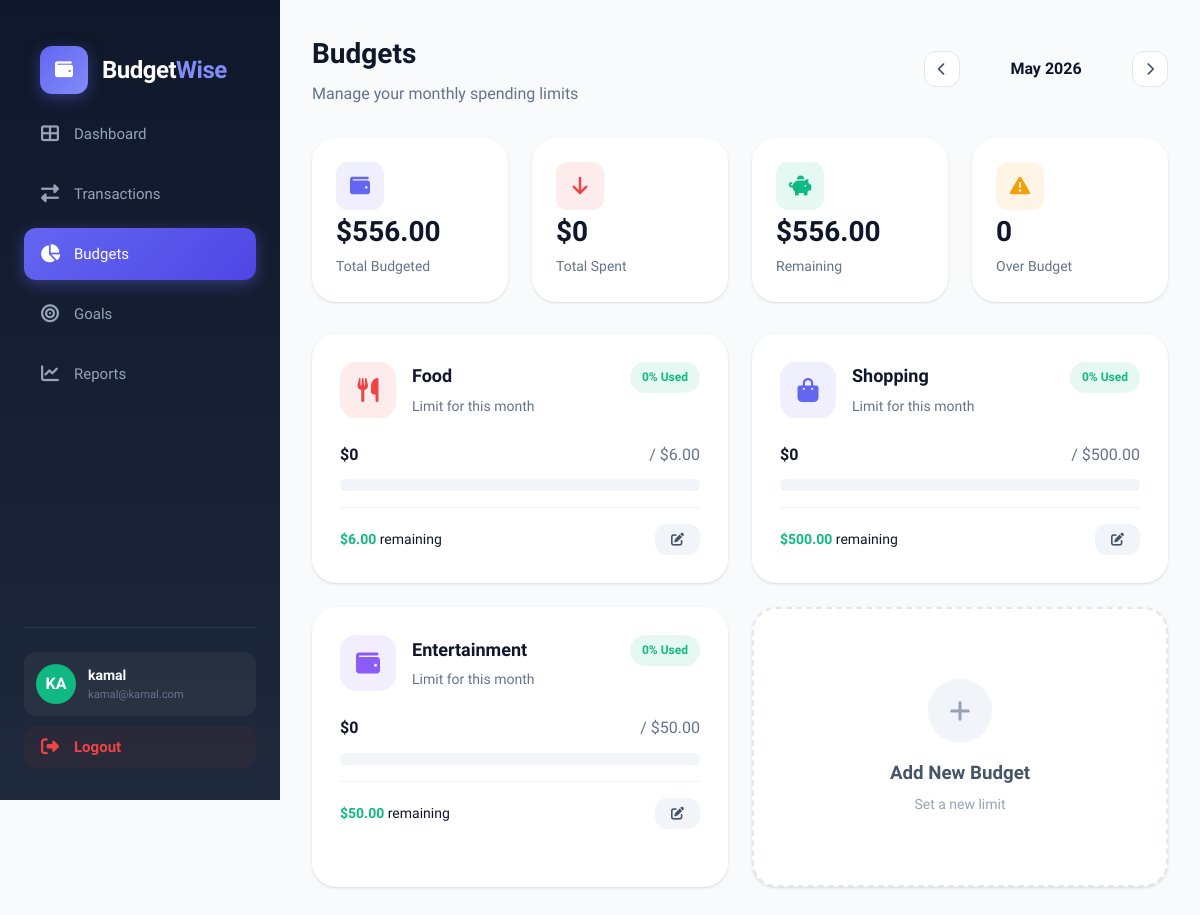
Screenshot of /budgets/ (signed in) with the database file from the repository.
### main/models.py (models this page shows, shortened)
class Budget(models.Model):
    user = models.ForeignKey(User, on_delete=models.CASCADE)
    category = models.CharField(max_length=50)
    amount_limit = models.DecimalField(max_digits=10, decimal_places=2)
    period = models.DateField()

### main/views.py (the view, shortened to what this page needs)
# urls.py: path("budgets/", views.budgets_view, name="budgets"),
@login_required(login_url="login")
def budgets_view(request):
    now = timezone.now()
    user_budgets = Budget.objects.filter(
        user=request.user, period__month=now.month, period__year=now.year
    )
    budget_data = []
    for budget in user_budgets:
        actual_spent = (
            Transaction.objects.filter(
                user=request.user,
                category=budget.category,
                type="expense",
                date__month=budget.period.month,
                date__year=budget.period.year,
            ).aggregate(Sum("amount"))["amount__sum"]
            or 0
        )
        progress = (
            (actual_spent / budget.amount_limit * 100) if budget.amount_limit > 0 else 0
        )
        budget_data.append(
            {
                "budget": budget,
                "actual_spent": actual_spent,
                "remaining": budget.amount_limit - actual_spent,
                "over_by": actual_spent - budget.amount_limit,
                "progress": min(progress, 100),
                "is_exceeded": actual_spent > budget.amount_limit,
            }
        )
    context = {
        "budget_data": budget_data,
        "total_budget_limit": sum(item["budget"].amount_limit for item in budget_data),
        "total_actual_spent": sum(item["actual_spent"] for item in budget_data),
        "total_remaining": sum(
            item["remaining"] for item in budget_data if not item["is_exceeded"]
        ),
        "over_budget_count": sum(1 for item in budget_data if item["is_exceeded"]),
        "current_month": now,
    }
    return render(request, "main/budgets.html", context)

### main/templates/main/budgets.html (shortened to what this page needs)
{% extends 'main/base.html' %}  {% block content %} {% include 'components/navbar.html' %}
<main class="main-content">
  <div class="budgets-header">
    <div class="header-left">
      <h1>Budgets</h1>
      <p>Manage your monthly spending limits</p>
    </div>
    <div class="month-selector">
      <button class="month-btn"><i class="fas fa-chevron-left"></i></button>
      <span class="month-display">{{ current_month|date:"F Y" }}</span>
      <button class="month-btn"><i class="fas fa-chevron-right"></i></button>
    </div>
  </div>
  <div class="budget-summary">
    <div class="summary-card">
      <div class="summary-icon total"><i class="fas fa-wallet"></i></div>
      <div class="summary-value">${{ total_budget_limit }}</div>
      <div class="summary-label">Total Budgeted</div>
    </div>
    <div class="summary-card">
      <div class="summary-icon spent"><i class="fas fa-arrow-down"></i></div>
      <div class="summary-value">${{ total_actual_spent }}</div>
      <div class="summary-label">Total Spent</div>
    </div>
    <div class="summary-card">
      <div class="summary-icon remaining">
        <i class="fas fa-piggy-bank"></i>
      </div>
      <div class="summary-value">${{ total_remaining }}</div>
      <div class="summary-label">Remaining</div>
    </div>
    <div class="summary-card">
      <div class="summary-icon over">
        <i class="fas fa-exclamation-triangle"></i>
      </div>
      <div class="summary-value">{{ over_budget_count }}</div>
      <div class="summary-label">Over Budget</div>
    </div>
  </div>
  <div class="budget-grid">
    {% for item in budget_data %}
    <div class="budget-card">
      <div class="budget-header">
        <div class="budget-category">
          <div class="budget-icon {{ item.budget.category|lower }}">
            <i
              class="fas {% if 'Food' in item.budget.category %}fa-utensils {% elif 'Transport' in item.budget.category %}fa-bus {% elif 'Bill' in item.budget.category %}fa-bolt {% elif 'Shopping' in item.budget.category %}fa-shopping-bag {% else %}fa-wallet{% endif %}"
            ></i>
          </div>
          <div class="budget-info">
            <h3>{{ item.budget.category }}</h3>
            <p>Limit for this month</p>
          </div>
        </div>
        <span
          class="budget-status {% if item.is_exceeded %}over{% elif item.progress > 80 %}warning{% else %}on-track{% endif %}"
        >
          {{ item.progress|floatformat:0 }}% Used
        </span>
      </div>
      <div class="budget-amounts">
        <span class="spent">${{ item.actual_spent }}</span>
        <span class="total">/ ${{ item.budget.amount_limit }}</span>
      </div>
      <div class="budget-progress">
      </div>
      <div class="budget-footer">
        <div
          class="budget-remaining {% if item.is_exceeded %}negative{% else %}positive{% endif %}"
        >
          {% if item.is_exceeded %}
          <span class="amount">-${{ item.over_by }}</span> over budget {% else %} <span class="amount">${{ item.remaining }}</span> remaining {% endif %}
        </div>
        <div class="budget-actions">
          <button
            class="budget-btn edit"
            onclick="openEditModal('{{ item.budget.category }}', '{{ item.budget.amount_limit }}')"
          >
            <i class="fas fa-edit"></i>
          </button>
        </div>
      </div>
    </div>
    {% endfor %}
    <div
      class="add-budget-card"
      onclick="document.getElementById('budgetModal').style.display = 'block'"
    >
      <div class="add-icon"><i class="fas fa-plus"></i></div>
      <h3>Add New Budget</h3>
      <p>Set a new limit</p>
    </div>
  </div>
</main>
{% endblock %}

### main/templates/components/navbar.html (shortened to what this page needs)
<nav class="sidebar">
  <a href="/" class="nav-item">
    <div class="logo-icon">
      <i class="fas fa-wallet"></i>
    </div>
    <div class="logo-text">Budget<span>Wise</span></div>
  </a>
  <div class="nav-menu">
    <a
      href="{% url 'dashboard' %}"
      class="nav-item {% if request.path == '/dashboard/' %}active{% endif %}"
    >
      <i class="fas fa-th-large"></i>
      Dashboard
    </a>
    <a
      href="{% url 'transactions' %}"
      class="nav-item {% if request.path == '/transactions/' %}active{% endif %}"
    >
      <i class="fas fa-exchange-alt"></i>
      Transactions
    </a>
    <a
      href="{% url 'budgets' %}"
      class="nav-item {% if request.path == '/budgets/' %}active{% endif %}"
    >
      <i class="fas fa-chart-pie"></i>
      Budgets
    </a>
    <a
      href="{% url 'goals' %}"
      class="nav-item {% if request.path == '/goals/' %}active{% endif %}"
    >
      <i class="fas fa-bullseye"></i>
      Goals
    </a>
    <a
      href="{% url 'reports' %}"
      class="nav-item {% if request.path == '/reports/' %}active{% endif %}"
    >
      <i class="fas fa-chart-line"></i>
      Reports
    </a>
  </div>
  {% if user.is_authenticated %}
  <div class="sidebar-footer">
    <a
      href="{% url 'profile' %}"
      class="user-card"
      style="
        text-decoration: none;
        margin-bottom: 10px;
        display: flex;
        align-items: center;
      "
    >
      <div
        class="user-avatar"
        style="background: var(--secondary); color: white"
      >
        {{ user.username|slice:":2"|upper }}
      </div>
      <div class="user-info">
        <div class="user-name">{{ user.first_name|default:user.username }}</div>
        <div
          class="user-email"
          style="font-size: 0.7rem; color: var(--gray-500)"
        >
          {{ user.email }}
        </div>
      </div>
    </a>
    <form action="{% url 'logout' %}" method="post" style="width: 100%">
      <button
        type="submit"
        class="nav-item"
        style="
          width: 100%;
          border: none;
          background: rgba(239, 68, 68, 0.05);
          color: #ef4444;
          justify-content: flex-start;
          cursor: pointer;
          padding: 0.75rem 1rem;
          border-radius: var(--radius);
          font-weight: 600;
        "
      >
        <i class="fas fa-sign-out-alt"></i>
        Logout
      </button>
    </form>
  </div>
  {% endif %}
</nav>

### main/templates/main/base.html (style rules this page uses)
:root { --primary: #6366f1; --primary-dark: #4f46e5; --primary-light: #818cf8; --secondary: #10b981; --secondary-dark: #059669; --danger: #ef4444; --warning: #f59e0b; --success: #22c55e; --dark: #0f172a; --dark-secondary: #1e293b; --gray-50: #f8fafc; --gray-100: #f1f5f9; --gray-200: #e2e8f0; --gray-300: #cbd5e1; --gray-400: #94a3b8; --gray-500: #64748b; --gray-600: #475569; --white: #ffffff; --shadow-sm: 0 1px 2px 0 rgb(0 0 0 / 0.05); --shadow: 0 1px 3px 0 rgb(0 0 0 / 0.1), 0 1px 2px -1px rgb(0 0 0 / 0.1); --shadow-md: 0 4px 6px -1px rgb(0 0 0 / 0.1), 0 2px 4px -2px rgb(0 0 0 / 0.1); --shadow-lg: 0 10px 15px -3px rgb(0 0 0 / 0.1), 0 4px 6px -4px rgb(0 0 0 / 0.1); --shadow-xl: 0 20px 25px -5px rgb(0 0 0 / 0.1), 0 8px 10px -6px rgb(0 0 0 / 0.1); --radius-sm: 0.5rem; --radius: 0.75rem; --radius-lg: 1rem; --radius-xl: 1.5rem; --transition: all 0.3s cubic-bezier(0.4, 0, 0.2, 1); }
* { margin: 0; padding: 0; box-sizing: border-box; text-decoration: none; font-family: "Plus Jakarta Sans", sans-serif; }
body { background: var(--gray-50); color: var(--dark); line-height: 1.6; min-height: 100vh; }
.sidebar { position: fixed; left: 0; top: 0; width: 280px; height: 100vh; background: linear-gradient( 180deg, var(--dark) 0%, var(--dark-secondary) 100% ); padding: 2rem 1.5rem; display: flex; flex-direction: column; z-index: 1000; transition: var(--transition); }
.logo-icon { width: 48px; height: 48px; background: linear-gradient( 135deg, var(--primary) 0%, var(--primary-light) 100% ); border-radius: var(--radius); display: flex; align-items: center; justify-content: center; font-size: 1.5rem; color: white; box-shadow: 0 4px 15px rgba(99, 102, 241, 0.4); }
.logo-text { font-size: 1.5rem; font-weight: 700; color: white; letter-spacing: -0.5px; }
.logo-text span { color: var(--primary-light); }
.nav-menu { flex: 1; display: flex; flex-direction: column; gap: 0.5rem; }
.nav-item { display: flex; align-items: center; gap: 0.875rem; padding: 0.875rem 1rem; color: var(--gray-400); text-decoration: none; border-radius: var(--radius); font-weight: 500; font-size: 0.9375rem; transition: var(--transition); }
.nav-item.active { background: linear-gradient( 135deg, var(--primary) 0%, var(--primary-dark) 100% ); color: white; box-shadow: 0 4px 15px rgba(99, 102, 241, 0.4); }
.nav-item i { width: 20px; text-align: center; font-size: 1.125rem; }
.sidebar-footer { padding-top: 1.5rem; border-top: 1px solid rgba(255, 255, 255, 0.1); }
.user-card { display: flex; align-items: center; gap: 0.75rem; padding: 0.75rem; background: rgba(255, 255, 255, 0.05); border-radius: var(--radius); cursor: pointer; transition: var(--transition); }
.user-avatar { width: 40px; height: 40px; border-radius: 50%; background: linear-gradient( 135deg, var(--secondary) 0%, var(--secondary-dark) 100% ); display: flex; align-items: center; justify-content: center; color: white; font-weight: 600; font-size: 1rem; }
.user-info { flex: 1; }
.user-name { color: white; font-weight: 600; font-size: 0.875rem; }
.user-email { color: var(--gray-400); font-size: 0.75rem; }
.main-content { margin-left: 280px; min-height: 100vh; padding: 2rem; }

### rows the page displays
Budget: budget.category "Food", progress "0", actual_spent "0", budget.amount_limit "6.00", remaining "6.00"
Budget: budget.category "Shopping", progress "0", actual_spent "0", budget.amount_limit "500.00", remaining "500.00"
Budget: budget.category "Entertainment", progress "0", actual_spent "0", budget.amount_limit "50.00", remaining "50.00"

### other values shown
{{ user.username|slice:":2"|upper }} "KA"
{{ user.first_name|default:user.username }} "kamal"
{{ user.email }} "kamal@kamal.com"
{{ total_budget_limit }} "556.00"
{{ total_actual_spent }} "0"
{{ total_remaining }} "556.00"
{{ over_budget_count }} "0"
